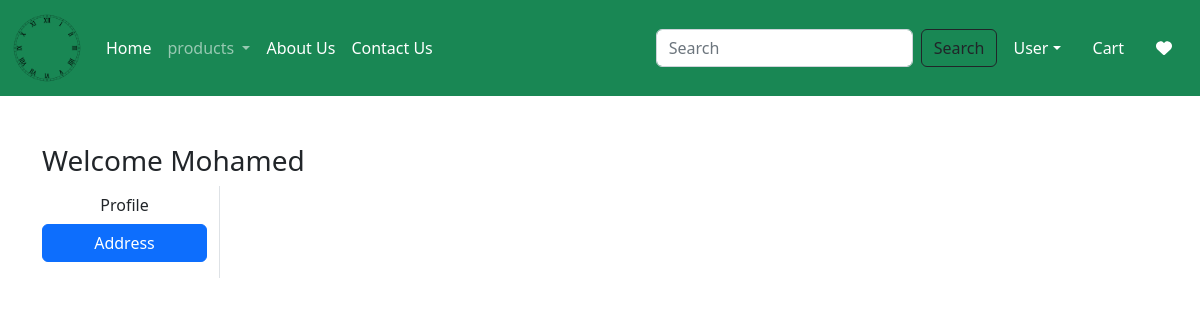
Page /address/ (signed in) on the earlier database version.
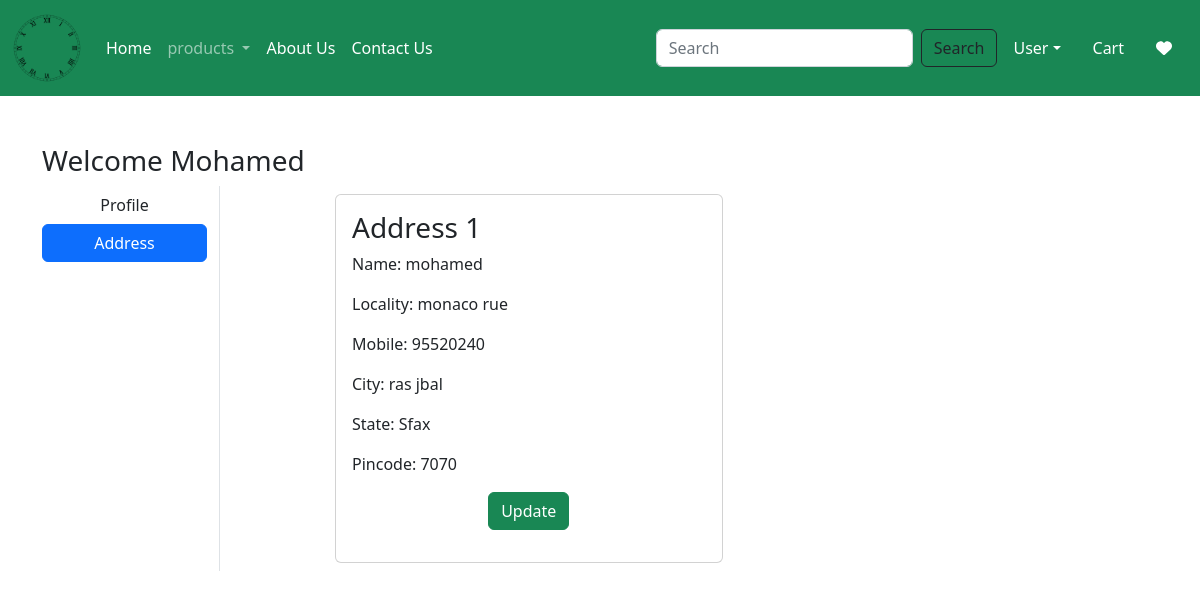
Same page on the later database version.
### app/models.py (models this page shows, shortened)
class Customer(models.Model):
    user = models.ForeignKey(User, on_delete=models.CASCADE)
    name = models.CharField(max_length=200)
    locality = models.CharField(max_length=200)
    city = models.CharField(max_length=50)
    mobile = models.IntegerField(default=0)
    zipcode = models.IntegerField()
    state = models.CharField(choices=STATE_CHOICES, max_length=100)

### app/views.py (the view)
# urls.py: path('address/', views.address, name='address'),  # Corrected missing quotes
@login_required
def address(request):
    add = Customer.objects. filter(user=request.user)
    totalitem = 0
    wishitem=0
    if request.user.is_authenticated:
        totalitem = len (Cart.objects. filter(user=request.user))
        wishitem = len(Wishlist.objects.filter(user=request.user))
    return render(request,'app/address.html',locals())

### app/templates/app/address.html (shortened to what this page needs)
{% extends 'app/base.html' %}
{% load static %}
{% block main-content %}
<div class="container my-5">
    <div class="row">
        <h3>Welcome <span class="text-capitalize">{{ request.user }}</span></h3>
        <div class="col-sm-2 border-end">
            <ul class="list-unstyled">
                <li class="d-grid"><a href="{% url 'profile' %}" class="btn ">Profile</a></li>
                <li class="d-grid"><a href="{% url 'address' %}" class="btn btn-primary">Address</a></li>
            </ul>
        </div>
        <div class="col-sm-9 offset-sm-1">
            <div class="row">
                {% for ad in add %}
                <div class="col-sm-6">
                    <div class="card m-2">
                        <div class="card-body">
                            <h3>Address {{ forloop.counter }}</h3>
                            <p>Name: {{ ad.name }}</p>
                            <p>Locality: {{ ad.locality }}</p>
                            <p>Mobile: {{ ad.mobile }}</p>
                            <p>City: {{ ad.city }}</p>
                            <p>State: {{ ad.state }}</p>
                            <p>Pincode: {{ ad.zipcode }}</p>
                            <p class="text-center"><a href="{%  url 'updateAddress' pk=ad.id %}" type="button" class="btn btn-success">Update</a> </p>
                        </div>
                    </div>
                </div>
                {% endfor %}
            </div>
        </div>
    </div>
</div>
{% endblock main-content %}

Differences in the rows shown:
added Customer: name "mohamed", locality "monaco rue", mobile "95520240", city "ras jbal", state "Sfax", zipcode "7070"
